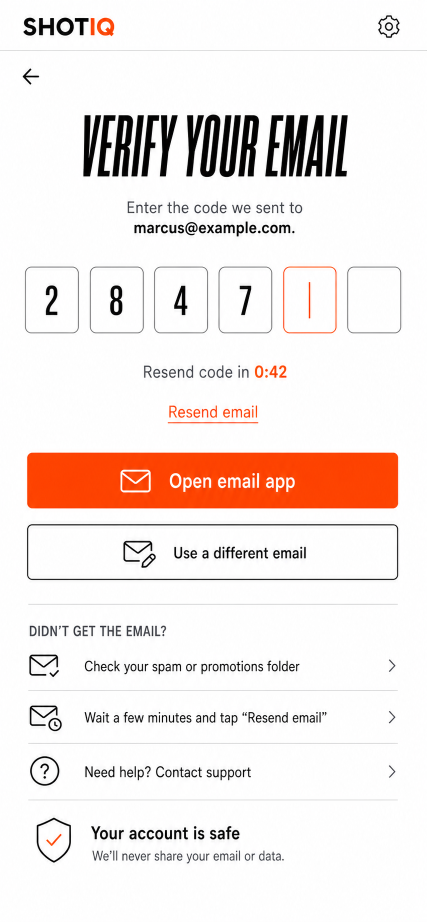
#> input picture basketball-analysis/docs/shotiq/grading/canonical/005-verify-email.png, 853 x 1844 px (shown at 1/2 size)
$ python r40-refute.py ../canonical/005-verify-email.png
#> lines starting #> are read from the running program, lines starting #| are printed output that depends on the picture
"""Round 40's five refuting measurements — RUN BEFORE THE BANDS ARE SCORED.

Rule 102 was written last round because I took these AFTER, and then found my
own estimator disagreeing with the grade while I already knew which way the
build had gone. This time the order is right, so a disagreement here is a real
fork and has to be treated as one.

Estimator written for this round rather than reused from grade 25 — none of this
shares code with the rig that produced the prescriptions.

Crossings, not envelopes (rule 90): a crossing is the interpolated level where a
normalised profile passes a coverage fraction, not an extreme-value pixel.
"""
import sys
import numpy as np
from PIL import Image

CANON = "docs/shotiq/grading/canonical/005-verify-email.png"


def lum(p):
#> called with p = '../canonical/005-verify-email.png'
    return np.asarray(Image.open(p).convert("RGB"), dtype=np.float64).mean(axis=2)


def ink(a, r0, r1, c0, c1):
#> called with r0 = 1626, r1 = 1736, c0 = 55, c1 = 160
    w = a[r0:r1, c0:c1]
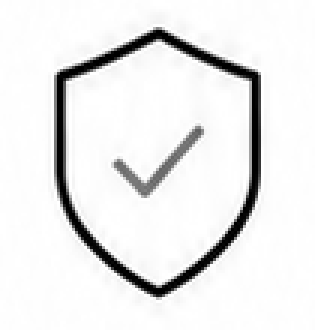
#> w: shape (110, 105) float64 (shown 3 times larger); min 0, max 255, mean 234
    paper = np.percentile(w, 95)
#> paper = 255
    return np.clip((paper - w) / max(paper - w.min(), 1e-9), 0, 1)
#> returned value: shape (110, 105) float64


def crossings(prof, f):
    """first rise and last fall through f*peak, linearly interpolated"""
    t = f * prof.max()
    idx = np.where(prof >= t)[0]
    if len(idx) == 0:
        return None, None
    a, b = idx[0], idx[-1]
    lo = a if a == 0 else a - (prof[a] - t) / max(prof[a] - prof[a - 1], 1e-9)
    hi = b if b + 1 >= len(prof) else b + (prof[b] - t) / max(prof[b] - prof[b + 1], 1e-9)
    return lo, hi


def edges(R, C, r0, r1, c0, c1, axis, label, fracs=(0.10, 0.25, 0.40)):
    """axis 'x' -> column profile (left/right); axis 'y' -> row profile (top/bottom)"""
    ax = 0 if axis == "x" else 1
    pr = ink(R, r0, r1, c0, c1).sum(axis=ax)
#> pr = 105 values, max 45.68 at index 84, min 0.273 at index 96, mean 9.08
    pc = ink(C, r0, r1, c0, c1).sum(axis=ax)
#> pc has the same summary as pr
    lo_d, hi_d, ext = [], [], []
    for f in fracs:
        rl, rh = crossings(pr, f)
        cl, ch = crossings(pc, f)
        lo_d.append(rl - cl)
        hi_d.append(rh - ch)
        ext.append((rh - rl) / (ch - cl))
#> this loop made 3 passes
#> (rl, rh, cl, ch) on passes 1 to 2: (17.23, 86.86, 17.23, 86.86), (17.6, 86.62, 17.6, 86.62)
#> (rl, rh, cl, ch) on pass 3: (17.97, 86.38, 17.97, 86.38)
#> after the loop, ext = [1, 1, 1]; hi_d = [0, 0, 0]; lo_d = [0, 0, 0]
    n1, n2 = ("left", "right") if axis == "x" else ("top", "bottom")
    print(f"  {label:12s} {n1:6s} " + " / ".join(f"{v:+.3f}" for v in lo_d))
#|   shield       left   +0.000 / +0.000 / +0.000
    print(f"  {'':12s} {n2:6s} " + " / ".join(f"{v:+.3f}" for v in hi_d))
#|                right  +0.000 / +0.000 / +0.000
    print(f"  {'':12s} extent " + " / ".join(f"{v:.4f}" for v in ext))
#|                extent 1.0000 / 1.0000 / 1.0000
#> call 3 of ink, with r0 = 1070, r1 = 1145, c0 = 232, c1 = 322
#> in ink (call 3), `return np.clip((paper - w) / max(paper - w.min(), 1e-9), 0, 1)`:
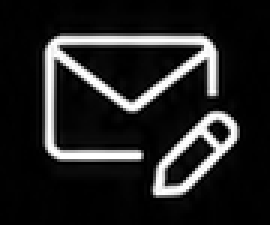
#> returned value: shape (75, 90) float64 (shown 3 times larger); min 0, max 1, mean 0.138
#> the loop in edges (call 2), `for f in fracs:` made 3 passes
#> (rl, rh, cl) on passes 1 to 2: (10.37, 64.74, 10.37), (10.96, 53.63, 10.96)
#> (rl, rh) on pass 3: (11.25, 52.96)
#|   diffMark     top    +0.000 / +0.000 / +0.000
#|                bottom +0.000 / +0.000 / +0.000
#|                extent 1.0000 / 1.0000 / 1.0000
#> in ink (call 5), `w = a[r0:r1, c0:c1]`:
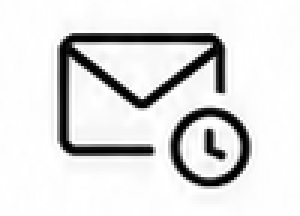
#> w: shape (72, 100) float64 (shown 3 times larger); min 0, max 255, mean 222.3
#> in ink (call 5), `return np.clip((paper - w) / max(paper - w.min(), 1e-9), 0, 1)`:
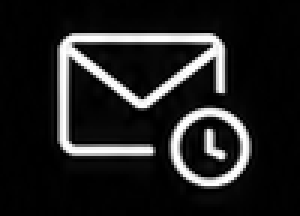
#> returned value: shape (72, 100) float64 (shown 3 times larger); min 0, max 1, mean 0.128
#|   helpMark2    left   +0.000 / +0.000 / +0.000
#|                right  +0.000 / +0.000 / +0.000
#|                extent 1.0000 / 1.0000 / 1.0000


def whole_run_dx(R, C, r0, r1, c0, c1, label):
    """one sub-pixel offset over the ENTIRE normalised column-ink profile —
       no segmentation, so there is nothing to get wrong (rule 102's third
       estimator, the one that survived round 39's disagreement)"""
    pr = ink(R, r0, r1, c0, c1).sum(axis=0)
    pc = ink(C, r0, r1, c0, c1).sum(axis=0)
    pr /= max(pr.max(), 1e-9)
    pc /= max(pc.max(), 1e-9)
    x = np.arange(len(pr))
    best = bd = None
    for d in np.arange(-2.0, 2.0001, 0.005):
        e = float(((np.interp(x, x + d, pr) - pc) ** 2).sum())
        if best is None or e < best:
            best, bd = e, d
    print(f"  {label:12s} whole-run dx {bd:+.3f}")
    return bd


def cap(R, C, r0, r1, c0, c1, label, fracs=(0.35, 0.50, 0.65)):
    """leading-capital top and bottom, render minus canonical"""
#> called with r0 = 718, r1 = 768, c0 = 284, c1 = 306, label = 'resendLab', fracs = (0.35, 0.5, 0.65)
    pr = ink(R, r0, r1, c0, c1).sum(axis=1)
#> pr = 50 values, max 11.54 at index 14, min 0.0636 at index 3, mean 3.05
    pc = ink(C, r0, r1, c0, c1).sum(axis=1)
#> pc has the same summary as pr
    tops, bots = [], []
    for f in fracs:
        rt, rb = crossings(pr, f)
        ct, cb = crossings(pc, f)
        tops.append(rt - ct)
        bots.append(rb - cb)
#> this loop made 3 passes
#> (rt, rb) on passes 2 to 3: (12.97, 27.17), (13.28, 26.44)
#> (rt, rb, ct) on pass 1: (12.64, 36.32, 12.64)
#> after the loop, bots = [0, 0, 0]; tops = [0, 0, 0]
    print(f"  {label:12s} cap-top " + " / ".join(f"{v:+.3f}" for v in tops))
#|   resendLab    cap-top +0.000 / +0.000 / +0.000
    print(f"  {'':12s} baseline " + " / ".join(f"{v:+.3f}" for v in bots))
#|                baseline +0.000 / +0.000 / +0.000


R = lum(sys.argv[1])
C = lum(CANON)
print(f"\n{sys.argv[1]}\n")
print("D1 shield — RIGHT must reach +/-0.20, LEFT must stay inside +/-0.15")
edges(R, C, 1626, 1736, 55, 160, "x", "shield")
print("\nD3 diffMark — TOP must reach +/-0.20, extent must rise toward 1")
edges(R, C, 1070, 1145, 232, 322, "y", "diffMark")
print("\nD4 helpMark2 — LEFT must reach +/-0.15 (right is the stated cost)")
edges(R, C, 1400, 1472, 40, 140, "x", "helpMark2")
print("\nD2 resendLab — cap-top +1.267 -> +0.69 +/-0.15, baseline held +/-0.15")
cap(R, C, 718, 768, 284, 306, "resendLab")
print("\nD5 resendVal — whole-run dx +0.400 -> inside +/-0.15")
whole_run_dx(R, C, 726, 772, 500, 580, "resendVal")
#> in ink (call 9), `return np.clip((paper - w) / max(paper - w.min(), 1e-9), 0, 1)`:
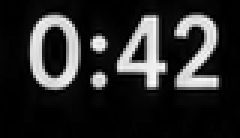
#> returned value: shape (46, 80) float64 (shown 3 times larger); min 0, max 1, mean 0.165
#> in whole_run_dx, `pr = ink(R, r0, r1, c0, c1).sum(axis=0)`: pr = 80 values, max 23.28 at index 51, min 0.214 at index 79, mean 7.6
#> in whole_run_dx, `pc = ink(C, r0, r1, c0, c1).sum(axis=0)`: pc has the same summary as pr
#> in whole_run_dx, `pr /= max(pr.max(), 1e-9)`: pr = 80 values, max 1 at index 51, min 0.00919 at index 79, mean 0.327
#> in whole_run_dx, `pc /= max(pc.max(), 1e-9)`: pc has the same summary as pr
#> in whole_run_dx, `x = np.arange(len(pr))`: x = 80 values from 0 to 79
#> the loop in whole_run_dx, `for d in np.arange(-2.0, 2.0001, 0.005):` made 801 passes
#> (e, best, bd) on passes 1 to 12: (4.54, 4.54, -2), (4.52, 4.52, -2), (4.5, 4.5, -1.99), (4.47, 4.47, -1.99), (4.45, 4.45, -1.98), (4.43, 4.43, -1.98), (4.41, 4.41, -1.97), (4.38, 4.38, -1.97), (4.36, 4.36, -1.96), (4.34, 4.34, -1.96), (4.32, 4.32, -1.95), (4.3, 4.3, -1.95)
#> after the loop in whole_run_dx, `for d in np.arange(-2.0, 2.0001, 0.005):`: bd = -4.26e-14; best = 2.65e-27
#|   resendVal    whole-run dx -0.000
print("\nCONTROL — help1 registration must not move (round 39's control)")
whole_run_dx(R, C, 1298, 1370, 160, 700, "help1")
#> in ink (call 11), `w = a[r0:r1, c0:c1]`:
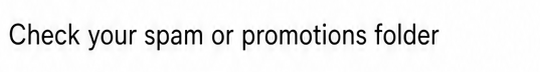
#> w: shape (72, 540) float64; min 0, max 255, mean 238.6
#> in ink (call 11), `return np.clip((paper - w) / max(paper - w.min(), 1e-9), 0, 1)`:
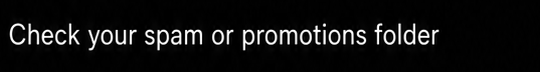
#> returned value: shape (72, 540) float64; min 0, max 1, mean 0.0642
#> the loop in whole_run_dx (call 2), `for d in np.arange(-2.0, 2.0001, 0.005):` made 801 passes
#> (e, best, bd) on passes 1 to 12: (42.19, 42.19, -2), (41.98, 41.98, -2), (41.77, 41.77, -1.99), (41.56, 41.56, -1.99), (41.35, 41.35, -1.98), (41.14, 41.14, -1.98), (40.94, 40.94, -1.97), (40.73, 40.73, -1.97), (40.53, 40.53, -1.96), (40.32, 40.32, -1.96), (40.12, 40.12, -1.95), (39.92, 39.92, -1.95)
#> e on pass 67: 30.05
#|   help1        whole-run dx -0.000
